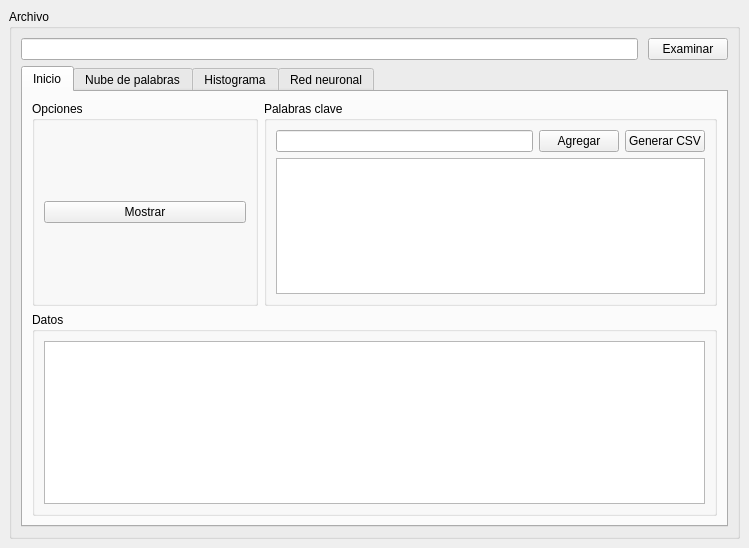
<?xml version="1.0" encoding="UTF-8"?>
<ui version="4.0">
 <class>MainWindow</class>
 <widget class="QMainWindow" name="MainWindow">
  <property name="geometry">
   <rect>
    <x>0</x>
    <y>0</y>
    <width>749</width>
    <height>548</height>
   </rect>
  </property>
  <property name="windowTitle">
   <string>MainWindow</string>
  </property>
  <widget class="QWidget" name="centralwidget">
   <layout class="QVBoxLayout" name="verticalLayout_4" stretch="1">
    <property name="spacing">
     <number>10</number>
    </property>
    <item>
     <widget class="QGroupBox" name="file">
      <property name="sizePolicy">
       <sizepolicy hsizetype="Preferred" vsizetype="Preferred">
        <horstretch>0</horstretch>
        <verstretch>0</verstretch>
       </sizepolicy>
      </property>
      <property name="layoutDirection">
       <enum>Qt::LeftToRight</enum>
      </property>
      <property name="autoFillBackground">
       <bool>false</bool>
      </property>
      <property name="title">
       <string>Archivo</string>
      </property>
      <layout class="QVBoxLayout" name="verticalLayout_13">
       <item>
        <layout class="QHBoxLayout" name="horizontalLayout" stretch="0,0">
         <property name="spacing">
          <number>10</number>
         </property>
         <property name="sizeConstraint">
          <enum>QLayout::SetDefaultConstraint</enum>
         </property>
         <property name="leftMargin">
          <number>0</number>
         </property>
         <property name="rightMargin">
          <number>0</number>
         </property>
         <item>
          <widget class="QLineEdit" name="lineEdit"/>
         </item>
         <item>
          <widget class="QPushButton" name="pushButton">
           <property name="text">
            <string>Examinar</string>
           </property>
          </widget>
         </item>
        </layout>
       </item>
       <item>
        <widget class="QTabWidget" name="tabWidget">
         <property name="currentIndex">
          <number>0</number>
         </property>
         <widget class="QWidget" name="home">
          <property name="maximumSize">
           <size>
            <width>16777215</width>
            <height>485</height>
           </size>
          </property>
          <attribute name="title">
           <string>Inicio</string>
          </attribute>
          <layout class="QVBoxLayout" name="verticalLayout_2" stretch="1,1">
           <item>
            <layout class="QVBoxLayout" name="verticalLayout">
             <item>
              <layout class="QHBoxLayout" name="horizontalLayout_2" stretch="1,2">
               <item>
                <widget class="QGroupBox" name="groupBox">
                 <property name="title">
                  <string>Opciones</string>
                 </property>
                 <layout class="QVBoxLayout" name="verticalLayout_9">
                  <item>
                   <layout class="QVBoxLayout" name="verticalLayout_3">
                    <item>
                     <widget class="QPushButton" name="pushButton_2">
                      <property name="text">
                       <string>Mostrar</string>
                      </property>
                     </widget>
                    </item>
                   </layout>
                  </item>
                 </layout>
                </widget>
               </item>
               <item>
                <widget class="QGroupBox" name="groupBox_2">
                 <property name="title">
                  <string>Palabras clave</string>
                 </property>
                 <layout class="QVBoxLayout" name="verticalLayout_14">
                  <item>
                   <layout class="QVBoxLayout" name="verticalLayout_10">
                    <item>
                     <layout class="QHBoxLayout" name="horizontalLayout_8">
                      <item>
                       <widget class="QLineEdit" name="lineEdit_2"/>
                      </item>
                      <item>
                       <widget class="QPushButton" name="pushButton_7">
                        <property name="text">
                         <string>Agregar</string>
                        </property>
                       </widget>
                      </item>
                      <item>
                       <widget class="QPushButton" name="pushButton_3">
                        <property name="text">
                         <string>Generar CSV</string>
                        </property>
                       </widget>
                      </item>
                     </layout>
                    </item>
                    <item>
                     <widget class="QTextEdit" name="textEdit"/>
                    </item>
                   </layout>
                  </item>
                 </layout>
                </widget>
               </item>
              </layout>
             </item>
            </layout>
           </item>
           <item>
            <widget class="QGroupBox" name="groupBox_3">
             <property name="title">
              <string>Datos</string>
             </property>
             <layout class="QHBoxLayout" name="horizontalLayout_7">
              <item>
               <widget class="QTableWidget" name="tableWidget"/>
              </item>
             </layout>
            </widget>
           </item>
          </layout>
         </widget>
         <widget class="QWidget" name="wordCloud">
          <attribute name="title">
           <string>Nube de palabras</string>
          </attribute>
          <layout class="QVBoxLayout" name="verticalLayout_5">
           <item>
            <layout class="QVBoxLayout" name="verticalLayout_6" stretch="0,0,1">
             <item>
              <layout class="QHBoxLayout" name="horizontalLayout_6">
               <item>
                <spacer name="horizontalSpacer_3">
                 <property name="orientation">
                  <enum>Qt::Horizontal</enum>
                 </property>
                 <property name="sizeHint" stdset="0">
                  <size>
                   <width>40</width>
                   <height>20</height>
                  </size>
                 </property>
                </spacer>
               </item>
               <item>
                <widget class="QPushButton" name="pushButton_6">
                 <property name="text">
                  <string>Mostrar</string>
                 </property>
                </widget>
               </item>
              </layout>
             </item>
             <item>
              <widget class="Line" name="line">
               <property name="orientation">
                <enum>Qt::Horizontal</enum>
               </property>
              </widget>
             </item>
             <item>
              <widget class="QFrame" name="frame_3">
               <property name="frameShape">
                <enum>QFrame::StyledPanel</enum>
               </property>
               <property name="frameShadow">
                <enum>QFrame::Raised</enum>
               </property>
              </widget>
             </item>
            </layout>
           </item>
          </layout>
         </widget>
         <widget class="QWidget" name="histogram">
          <attribute name="title">
           <string>Histograma</string>
          </attribute>
          <layout class="QVBoxLayout" name="verticalLayout_8">
           <item>
            <layout class="QVBoxLayout" name="verticalLayout_7" stretch="0,1">
             <item>
              <layout class="QHBoxLayout" name="horizontalLayout_5">
               <item>
                <spacer name="horizontalSpacer_2">
                 <property name="orientation">
                  <enum>Qt::Horizontal</enum>
                 </property>
                 <property name="sizeHint" stdset="0">
                  <size>
                   <width>40</width>
                   <height>20</height>
                  </size>
                 </property>
                </spacer>
               </item>
               <item>
                <widget class="QPushButton" name="pushButton_5">
                 <property name="text">
                  <string>Mostrar</string>
                 </property>
                </widget>
               </item>
              </layout>
             </item>
             <item>
              <widget class="QFrame" name="frame_2">
               <property name="frameShape">
                <enum>QFrame::StyledPanel</enum>
               </property>
               <property name="frameShadow">
                <enum>QFrame::Raised</enum>
               </property>
              </widget>
             </item>
            </layout>
           </item>
          </layout>
         </widget>
         <widget class="QWidget" name="neuralNetwork">
          <attribute name="title">
           <string>Red neuronal</string>
          </attribute>
          <layout class="QVBoxLayout" name="verticalLayout_12">
           <item>
            <layout class="QVBoxLayout" name="verticalLayout_11" stretch="0,2">
             <item>
              <layout class="QHBoxLayout" name="horizontalLayout_4">
               <property name="sizeConstraint">
                <enum>QLayout::SetDefaultConstraint</enum>
               </property>
               <item>
                <spacer name="horizontalSpacer">
                 <property name="orientation">
                  <enum>Qt::Horizontal</enum>
                 </property>
                 <property name="sizeHint" stdset="0">
                  <size>
                   <width>40</width>
                   <height>20</height>
                  </size>
                 </property>
                </spacer>
               </item>
               <item>
                <widget class="QPushButton" name="pushButton_4">
                 <property name="text">
                  <string>PushButton</string>
                 </property>
                </widget>
               </item>
              </layout>
             </item>
             <item>
              <widget class="QFrame" name="frame">
               <property name="frameShape">
                <enum>QFrame::StyledPanel</enum>
               </property>
               <property name="frameShadow">
                <enum>QFrame::Raised</enum>
               </property>
              </widget>
             </item>
            </layout>
           </item>
          </layout>
         </widget>
        </widget>
       </item>
      </layout>
     </widget>
    </item>
   </layout>
  </widget>
  <widget class="QMenuBar" name="menubar">
   <property name="geometry">
    <rect>
     <x>0</x>
     <y>0</y>
     <width>749</width>
     <height>21</height>
    </rect>
   </property>
  </widget>
 </widget>
 <resources/>
 <connections/>
</ui>
